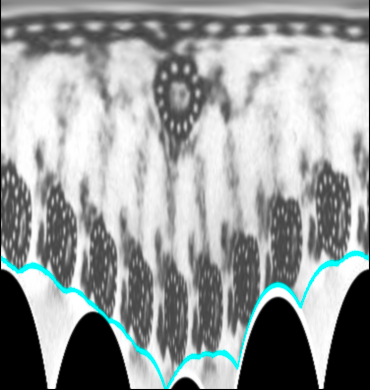
#> input picture cilia_polar_distorted.png, 370 x 390 px
$ python cilia2D_topolar.py --image cilia_polar_distorted.png   (older library calls are emulated)
#> lines starting #> are read from the running program, lines starting #| are printed output that depends on the picture; after the words box and inside, x2 and y2 are one past the last pixel; in counts of white or black regions, pixels touching at a corner belong together
'''
Encloses the outer edge.
Will try to use linearPolar() by detecting the center
and maxRadius
'''

import argparse
import cv2
import imutils
import numpy as np
from matplotlib import pyplot as plt
import math

#loading the image

ap = argparse.ArgumentParser()
ap.add_argument("-i", "--image", required = True, help = "path to input image")
args = vars(ap.parse_args())


def contoursConvexHull(contours):
    pts = []
    for i in range(0, len(contours)):
        for j in range(0, len(contours[i])):
            pts.append(contours[i][j])

    pts = np.array(pts)
    #print (pts)
    result = cv2.convexHull(pts)
    return result

#Prepares the image for contouring
image = cv2.imread(args["image"])
#> image is the input picture: shape (390, 370, 3); mean B, G, R 156.6, 156.7, 152.8
gray = cv2.cvtColor(image, cv2.COLOR_BGR2GRAY)
blurred = cv2.GaussianBlur(gray, (5,5), 0)
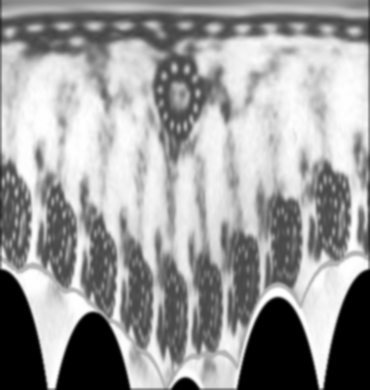
#> blurred: shape (390, 370); min 0, max 255, mean 155.7
thresh = cv2.threshold(blurred, 60, 255, cv2.THRESH_BINARY)[1]
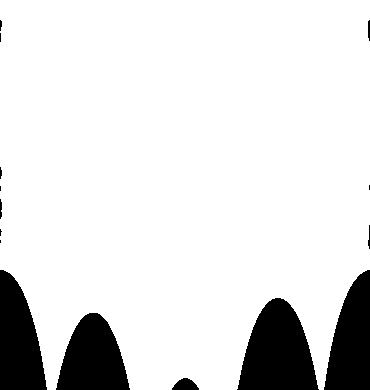
#> thresh: shape (390, 370); 88% white; 15 black regions (7 under 20 px), largest, box (x1, y1, x2, y2) and area: (237, 298, 319, 390) 5167, (0, 270, 47, 390) 3997, (56, 313, 130, 390) 3935
imageCanny = cv2.Canny(blurred, 100, 200, 3)
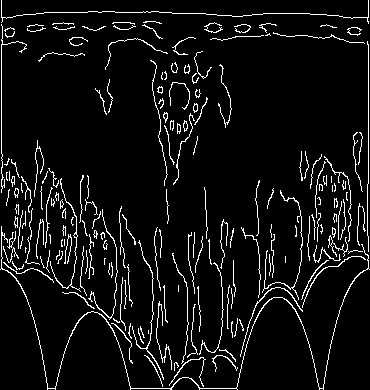
#> imageCanny: shape (390, 370); 6.6% white in thin lines or dots

img, contours, hierarchy = cv2.findContours(imageCanny, cv2.RETR_EXTERNAL, cv2.CHAIN_APPROX_SIMPLE)
#> contours = 189 contours, 170 with area under 20; largest, box (x1, y1, x2, y2) and area: (0, 226, 370, 390) 141, (50, 178, 81, 292) 40, (132, 240, 164, 380) 38, (240, 287, 303, 357) 35, (328, 235, 348, 257) 32
#cv2.drawContours(image, contours, -1, (0,255,255), 2)


ConvexHullPoints = contoursConvexHull(contours)
#> after the loop in contoursConvexHull, `for i in range(0, len(contours)):`: pts = 6651 items, first 6: [[175, 362]], [[174, 363]], [[174, 370]], [[174, 363]], [[175, 362]], [[177, 364]]
#> in contoursConvexHull, `pts = np.array(pts)`: pts = contour of 6651 points, box (x1, y1, x2, y2) (0, 0, 370, 390), area 24249
#> in contoursConvexHull, `result = cv2.convexHull(pts)`: result = [[369, 269], [323, 389], [47, 389], [0, 269], [1, 0], [368, 0]]
#> ConvexHullPoints has the same summary as result in contoursConvexHull
cv2.polylines(image, [ConvexHullPoints], True, (0,255,255), 2)
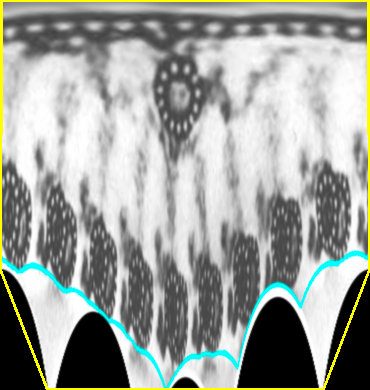
#> image: shape (390, 370, 3); 2.32% of pixels changed, all inside (x1, y1, x2, y2) = (0, 0, 370, 390)

#polylines() gives the required outer edge
#now we find the center of this contour (edge)
#which will serve as the center for linearPolar()

'''for c in cv2.polylines(image, [ConvexHullPoints], True, (0,255,255), 2):
    M = cv2.moments(c)
    if M["m00"] != 0:
        cX = int(M["m10"] / M["m00"])
        cY = int(M["m01"] / M["m00"])
        #print (cX,cY)
    else:
        cX, cY = 0,0
        #print (cX,cY)
'''

'''cnt = contours[cv2.polylines(image, [ConvexHullPoints], True, (0,255,255), 2)]
M = cv2.moments(cnt)
if M["m00"] != 0:
    cX = int(M["m10"] / M["m00"])
    cY = int(M["m01"] / M["m00"])
    print (cX,cY)
else:
    cX, cY = 0,0
    print (cX,cY)

    cv2.circle(image, (cX, cY), 7, (255, 255, 255), -1)
    cv2.putText(image, "center", (cX - 20, cY - 20), cv2.FONT_HERSHEY_SIMPLEX, 0.5, (255, 255, 255), 2)

'''
#Takes the area as parameter to find center
c = max(contours, key = cv2.contourArea)
#> c = contour of 782 points, box (x1, y1, x2, y2) (0, 226, 370, 390), area 141
M = cv2.moments(c)
#> M = moments, m00 141, centre m10/m00, m01/m00 = (180.8, 312.3)
if M["m00"] != 0:
    cX = int(M["m10"] / M["m00"])
#> cX = 180
    cY = int(M["m01"] / M["m00"])
#> cY = 312
    print (cX,cY)
#| 180 312
else:
    cX, cY = 0,0
    print (cX,cY)

    #cv2.circle(image, (cX, cY), 7, (255, 255, 255), -1)
    #cv2.putText(image, "center", (cX - 20, cY - 20), cv2.FONT_HERSHEY_SIMPLEX, 0.5, (255, 255, 255), 2)

'''
looks like we are getting the center of the external contour [232, 192]
but it doesn't display in the image, what the last two lines of code should do
we can try opening the image in matplotlib to approximate if the center is close
to [232, 192]
'''

'''
cv2.imshow("Hull", image)
cv2.waitKey(0)
cv2.destroyAllWindows()
'''

'''
linearPolar(src, center, maxRadius, flags)
We already have the center (cX, cY). We need to find the maxRadius,
i.e. distance from the center to the farthest point on the contour
'''
# [7 lines of commented-out code are left out]


'''
ConvexHullPoints is the array that stores the location of the values
of the exterior contour. We will loop over this array, and for every point,
calcualte the distance of that point from the center (cX, cY). ConvexHullPoint
has 35 points.
'''
cpts = []
cpts.append(ConvexHullPoints)
cpts = np.array(cpts)
# [7 lines of commented-out code are left out]


polarImage = cv2.linearPolar(image, (cX,cY), 200, cv2.INTER_LINEAR+cv2.WARP_FILL_OUTLIERS)
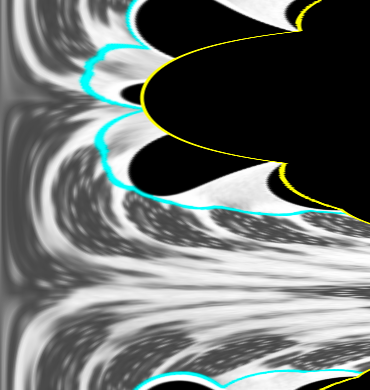
#> polarImage: shape (390, 370, 3); mean B, G, R 111.3, 113.5, 108.3

'''
Rotating the image
rows, cols = polarImage.shape
R = cv2.getRotationMatrix2D((cols/2, rows/2), 90, 1)
dst = cv2.warpAffine(polarImage, R, (cols, rows))
'''

plt.imshow(image, cmap = 'gray', interpolation = 'bicubic')
plt.imshow(polarImage, cmap = 'gray', interpolation = 'bicubic')
cv2.imshow("Flatten", polarImage)
plt.xticks([]), plt.yticks([])
plt.show()
#> figure, not shown here; B, G, R data is drawn as R, G, B

$ run again, on Cat_detector/Girl_and_cat.jpg
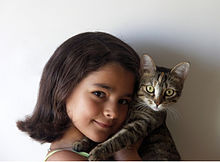
#> input picture Cat_detector/Girl_and_cat.jpg, 220 x 162 px
#> image is the input picture: shape (162, 220, 3); mean B, G, R 127.7, 132.5, 142.2
#> `thresh = cv2.threshold(blurred, 60, 255, cv2.THRESH_BINARY)[1]`:
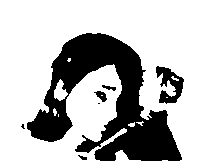
#> thresh: shape (162, 220); 73.9% white; 7 black regions (2 under 20 px), largest, box (x1, y1, x2, y2) and area: (27, 33, 182, 161) 8616, (156, 66, 184, 104) 539, (94, 91, 107, 102) 76, (102, 85, 116, 91) 42, (78, 155, 87, 160) 24
#> imageCanny: shape (162, 220); 4.4% white in thin lines or dots, all inside (x1, y1, x2, y2) = (16, 31, 202, 162)
#> contours = 32 contours, 26 with area under 20; largest, box (x1, y1, x2, y2) and area: (16, 117, 72, 162) 62, (137, 71, 165, 111) 56, (29, 31, 150, 119) 52, (62, 120, 142, 162) 50, (66, 62, 109, 142) 50, (89, 118, 107, 127) 24
#> the loop in contoursConvexHull, `for i in range(0, len(contours)):` made 32 passes
#> after the loop in contoursConvexHull, `for i in range(0, len(contours)):`: pts = 1284 items, first 6: [[97, 160]], [[119, 160]], [[119, 149]], [[117, 151]], [[116, 151]], [[115, 152]]
#> in contoursConvexHull, `pts = np.array(pts)`: pts = contour of 1284 points, box (x1, y1, x2, y2) (16, 31, 202, 162), area 3874
#> result = contour of 24 points, box (x1, y1, x2, y2) (16, 31, 202, 162), area 18008
#> ConvexHullPoints has the same summary as result in contoursConvexHull
#> image: shape (162, 220, 3); 3.94% of pixels changed, all inside (x1, y1, x2, y2) = (15, 30, 203, 162)
#> c = contour of 122 points, box (x1, y1, x2, y2) (16, 117, 72, 162), area 62
#> M = moments, m00 62, centre m10/m00, m01/m00 = (47.53, 144.4)
#> cX = 47
#> cY = 144
#| 47 144
#> `polarImage = cv2.linearPolar(image, (cX,cY), 200, cv2.INTER_LINEAR+cv2..`:
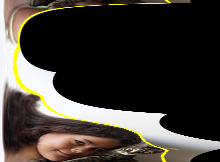
#> polarImage: shape (162, 220, 3); mean B, G, R 50.5, 57.1, 62.1

$ run again, on Cat_detector/maxresdefault.jpg
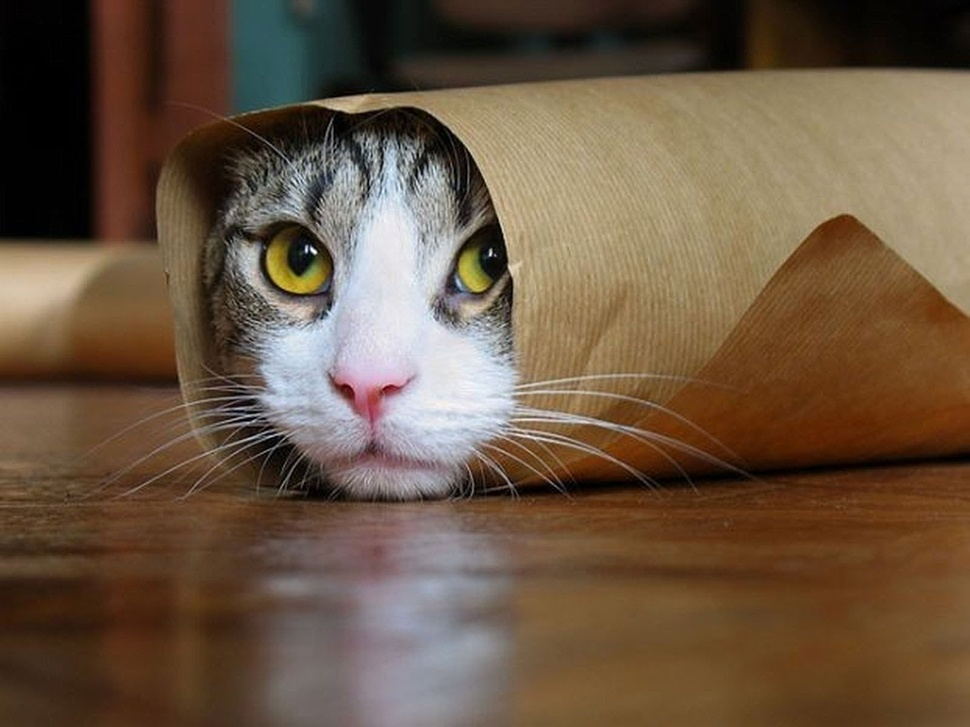
#> input picture Cat_detector/maxresdefault.jpg, 970 x 727 px, shrunk from 1600 x 1200 before the run
#> image is the input picture: shape (727, 970, 3); mean B, G, R 66.6, 86.7, 107.4
#> `thresh = cv2.threshold(blurred, 60, 255, cv2.THRESH_BINARY)[1]`:
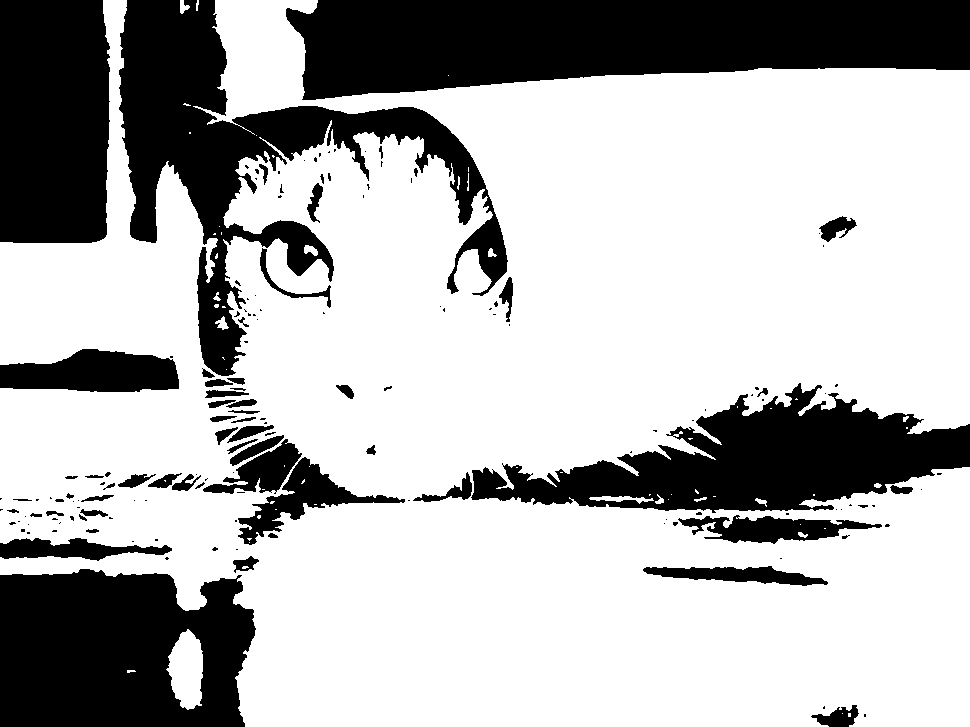
#> thresh: shape (727, 970); 70.2% white; 159 black regions (98 under 20 px), largest, box (x1, y1, x2, y2) and area: (286, 0, 970, 100) 52286, (119, 0, 508, 376) 39978, (0, 569, 256, 727) 33998
#> imageCanny: shape (727, 970); 1.6% white in thin lines or dots, all inside (x1, y1, x2, y2) = (124, 82, 970, 501)
#> contours = 228 contours, 189 with area under 20; largest, box (x1, y1, x2, y2) and area: (325, 117, 348, 185) 191, (743, 214, 887, 315) 106, (469, 449, 514, 499) 70, (889, 247, 970, 318) 65, (193, 434, 285, 490) 62
#> after the loop in contoursConvexHull, `for i in range(0, len(contours)):`: pts = 9378 items, first 6: [[394, 489]], [[394, 490]], [[395, 491]], [[395, 492]], [[396, 493]], [[396, 494]]
#> in contoursConvexHull, `pts = np.array(pts)`: pts = contour of 9378 points, box (x1, y1, x2, y2) (124, 82, 970, 501), area 50205
#> result = contour of 25 points, box (x1, y1, x2, y2) (124, 82, 970, 501), area 261186
#> ConvexHullPoints has the same summary as result in contoursConvexHull
#> image: shape (727, 970, 3); 0.86% of pixels changed, all inside (x1, y1, x2, y2) = (123, 81, 970, 502)
#> c = contour of 217 points, box (x1, y1, x2, y2) (325, 117, 348, 185), area 191
#> M = moments, m00 191, centre m10/m00, m01/m00 = (330.3, 164.4)
#> cX = 330
#> cY = 164
#| 330 164
#> `polarImage = cv2.linearPolar(image, (cX,cY), 200, cv2.INTER_LINEAR+cv2..`:
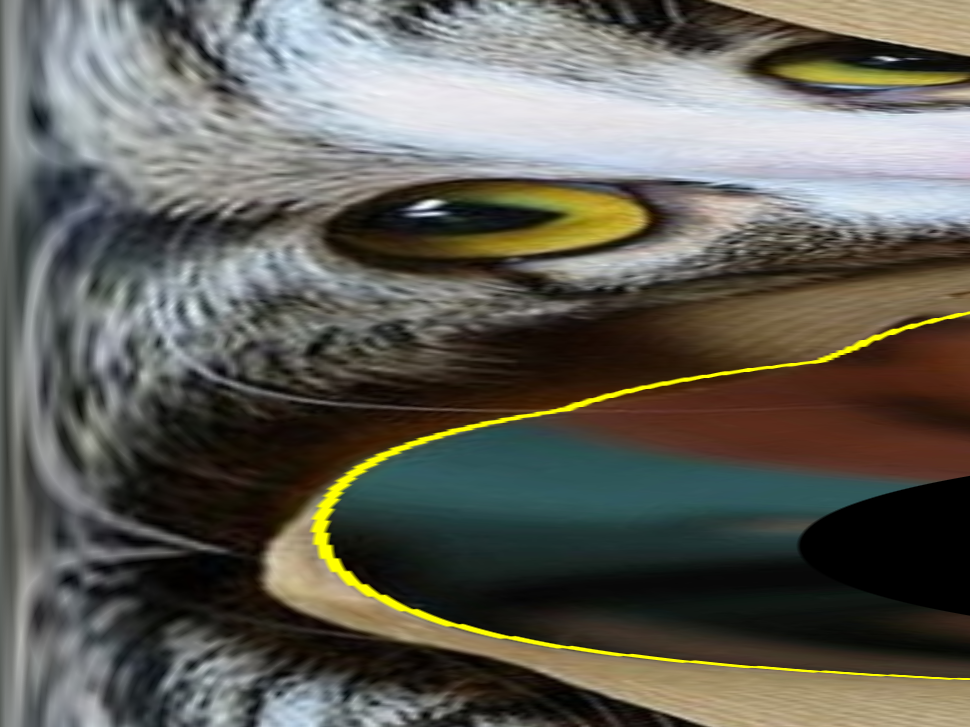
#> polarImage: shape (727, 970, 3); mean B, G, R 87.5, 95.7, 97.2
